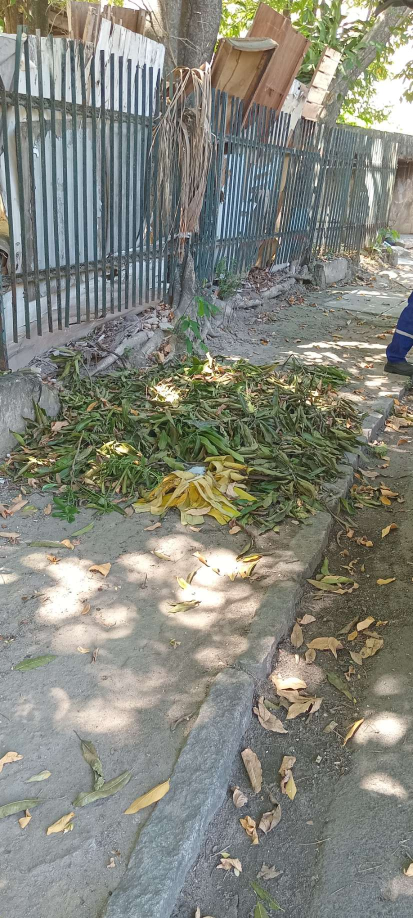
#> input picture Imagens teste/1.jpg, 826 x 1836 px (shown at 1/2 size); its folder holds only this picture in this run
$ python -i screener_common.py   (imports and definitions only)
#> lines starting #> are read from the running program, lines starting #| are printed output that depends on the picture
#!/usr/bin/env python
# -*- coding: utf-8 -*-
"""Shared logic for the Agent-3 false-positive screener benchmark (cam_11).

The screener runs AFTER Agent-2 already confirmed a disposal. It looks at the
before/after frames (+ a hi-res pile-zone crop) of an esp32_002 event and
decides whether a NEW disposal truly occurred, or the person merely
rummaged/disturbed the existing pile (catador) / just passed by.

Decision: is_real_new_disposal == False  ->  KILL (veta o FP).

Used by run_screener.py for both providers (Gemini 2.5 Flash via google-genai,
Claude Haiku 4.5 via AWS Bedrock).
"""
from __future__ import annotations

import io
import json
import os
import re
from pathlib import Path

from PIL import Image

# Pile-zone bbox for esp32_002 (Mangabeira), from Camp 24. [x1, y1, x2, y2].
PILE_BBOX_ESP32_002 = [480, 60, 920, 340]
PILE_UPSCALE = 2

# How many global frames the screener sees: BEFORE + N mids + AFTER.
N_MIDS = int(os.getenv("SCREENER_N_MIDS", "2"))

OUTPUT_SCHEMA_FIELDS = ["is_real_new_disposal", "pile_delta", "actor_behavior",
                        "confidence_0_100", "reason"]

PILE_DELTA_ENUM = ["increased", "unchanged", "decreased", "unclear"]
ACTOR_ENUM = ["deposited_new", "rummaged_or_took", "passed_by", "none_unclear"]

# ---------------------------------------------------------------------------
# Prompts. The system prompt is shared; the Claude variant adds XML structure
# (refined later from Deep Research DR#1). Both demand the SAME JSON contract.
# ---------------------------------------------------------------------------

SCREENER_SYSTEM_PROMPT = """You are a strict verification agent for an illegal-trash-dumping camera in Mangabeira, Recife. An upstream model already flagged this event as a possible NEW illegal disposal. Your ONLY job is to catch its FALSE ALARMS.

The camera is fixed and points at a sidewalk that ALWAYS has a chronic, pre-existing pile of garbage. The upstream model frequently CONFABULATES a disposal: it sees a person near the pile and claims "they deposited waste / the pile grew", when in reality the person only RUMMAGED through, SORTED, or PICKED FROM the existing pile (a "catador"/waste-picker), or merely PASSED BY.

You must decide, by comparing the BEFORE and AFTER frames, whether NEW waste was actually left on the ground:

- is_real_new_disposal = true  ONLY IF new material is clearly present in the AFTER frame that was NOT there in the BEFORE frame AND it REMAINS after the person leaves (the pile genuinely grew).
- is_real_new_disposal = false IF the person rummaged/handled/took from the existing pile with no net new material, OR only passed by, OR nothing relevant changed.

KEY RULES:
1. The pile being large or present is NOT evidence of a new disposal — it is always there. Judge only the CHANGE between before and after.
2. A person crouching, standing, opening bags, or handling the pile is NOT a disposal unless new material remains afterward.
3. Someone carrying a bag AWAY (or the pile shrinking) is a waste-picker, not a disposer -> false.
4. RECALL GUARD: real disposals must NOT be missed. If you genuinely cannot tell whether new material remained (e.g. a small dark bag, occlusion, night glare), DEFAULT to is_real_new_disposal = true. Only mark false when you are reasonably confident no new material was added."""

SCREENER_TASK_INSTRUCTION = """Compare the frames and return your verdict as a JSON object with EXACTLY these keys:
- "is_real_new_disposal": boolean (false => this is a false alarm to suppress)
- "pile_delta": one of ["increased","unchanged","decreased","unclear"] (did the pile change between before and after?)
- "actor_behavior": one of ["deposited_new","rummaged_or_took","passed_by","none_unclear"]
- "confidence_0_100": integer (your confidence in the is_real_new_disposal value)
- "reason": one short sentence citing the concrete visual evidence (e.g. "white bag in after-frame absent in before" or "person crouches then leaves, pile identical")

Output ONLY the JSON object, no markdown, no extra text."""


# ---------------------------------------------------------------------------
# Haiku 4.5 (Bedrock) tuned variant — from Deep Research DR#1 (2026-06-19):
#   - forensic-analyst persona + <rules> with asymmetric recall guard
#   - XML-interleaved <frame> markers (temporal anchoring)
#   - native structured output via output_config json_schema (fallback: prompted)
#   - extended thinking budget 1024, max_tokens 2048, NO temperature/prefill
# ---------------------------------------------------------------------------

HAIKU_SYSTEM_PROMPT = """You are a forensic CCTV verification analyst for a public-sanitation illegal-dumping monitor in Mangabeira, Recife. A static upstream sensor flagged a possible NEW illegal trash disposal. You are the FINAL authority deciding whether a genuine NEW disposal occurred, versus a FALSE POSITIVE caused by internal sorting of the existing pile (a "catador"/waste-picker) or by mere passers-by. The camera is fixed and the sidewalk ALWAYS has a chronic pre-existing pile — its mere presence is NOT evidence.

<rules>
1. Reorganizing, dismantling, opening, or fragmentary collection of the EXISTING pile (picking/recycling WITHOUT a compensating addition of mass) is NOT a new disposal -> is_real_new_disposal=false.
2. Someone carrying material AWAY, or the pile shrinking/unchanged, is a waste-picker -> false.
3. is_real_new_disposal=true ONLY if material clearly NOT present in the BEFORE frame appears and REMAINS in the AFTER frame (the pile genuinely grew).
4. PRESERVE OPERATIONAL RECALL (asymmetric cost): wrongly rejecting a real disposal degrades the safety net. Under any ambiguity — image degradation, occlusion, night glare, or if the likelihood of added accumulation is above ~15% — the positive verdict (true) is mandatory.
5. Base your differential conclusion on the change between the baseline (BEFORE) and the post-departure (AFTER) frame; use the middle frame only to track the person's hands/behavior, and the ROI crop for fine geometry of small bags.
</rules>"""

# JSON schema shared by Gemini (response_schema) and Bedrock (output_config)
OUTPUT_JSON_SCHEMA = {
    "type": "object",
    "properties": {
        "reasoning_delta": {"type": "string",
            "description": "Short differential analysis comparing material accumulation in the AFTER frame vs the BEFORE frame; cite the ROI crop for small-bag detail."},
        "actor_behavior": {"type": "string", "enum": ACTOR_ENUM,
            "description": "Person interaction: deposited_new vs rummaged_or_took vs passed_by vs none_unclear."},
        "pile_delta": {"type": "string", "enum": PILE_DELTA_ENUM,
            "description": "Did the pile change between before and after?"},
        "confidence_0_100": {"type": "integer",
            "description": "Certainty [0-100] that NEW material was added and remained."},
        "is_real_new_disposal": {"type": "boolean",
            "description": "Decision. MUST be true if the likelihood of added accumulation exceeds the ~15% safety margin or under any ambiguity (recall guard)."},
        "reason": {"type": "string", "description": "One short sentence citing the concrete visual evidence."},
    },
    "required": ["reasoning_delta", "actor_behavior", "pile_delta", "confidence_0_100", "is_real_new_disposal", "reason"],
    "additionalProperties": False,
}


SCREENER_INTRO = (
    "An upstream model flagged this esp32_002 (Mangabeira) event as a possible NEW "
    "illegal disposal. Below are chronological frames from the event, each preceded "
    "by a label marking its temporal position. Anchor each image to its timestamp, "
    "compare the BEFORE state to the AFTER state, and decide whether new waste was "
    "actually left behind."
)


# [24 lines left out: functions build_user_text, select_frames, not called in this run]


def make_pile_crop(frame: Path, bbox=PILE_BBOX_ESP32_002, upscale=PILE_UPSCALE) -> bytes:
    """Crop the pile zone and upscale; return JPEG bytes."""
#> called with frame = '../../../../Imagens teste/1.jpg', upscale = 2
    img = Image.open(frame).convert("RGB")
#> img is the input picture: PIL image 826x1836 RGB; mean R, G, B 133, 134.6, 124.9
    x1, y1, x2, y2 = bbox
    # clamp to image bounds
    x2 = min(x2, img.width); y2 = min(y2, img.height)
#> after `x2 = min(x2, img.width)`: x2 = 826
#> after `y2 = min(y2, img.height)`: y2 = 340
    crop = img.crop((x1, y1, x2, y2))
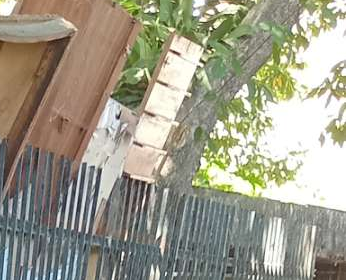
#> crop: PIL image 346x280 RGB; mean R, G, B 158.5, 155.8, 138.7
    if upscale and upscale != 1:
        crop = crop.resize((crop.width * upscale, crop.height * upscale), Image.LANCZOS)
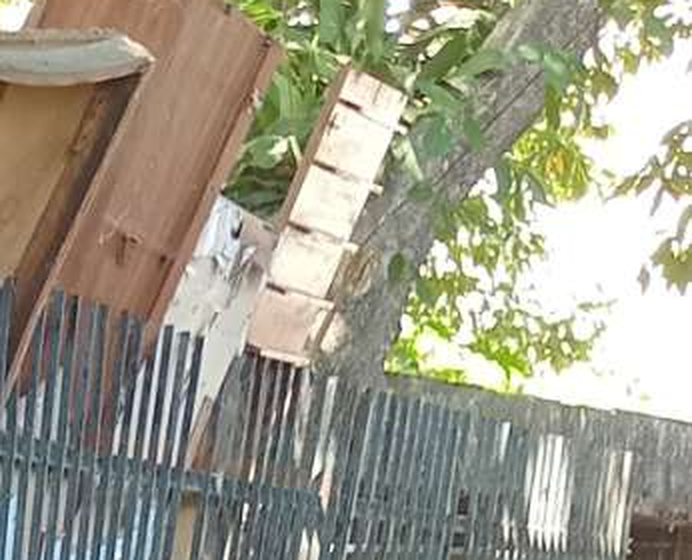
#> crop: PIL image 692x560 RGB; mean R, G, B 158.5, 155.7, 138.6
    buf = io.BytesIO()
    crop.save(buf, format="JPEG", quality=92)
    return buf.getvalue()


# [50 lines left out: functions build_image_payload, extract_json, normalize_verdict, not called in this run]


def decision_keep(verdict: dict) -> bool:
    """True => KEEP (real disposal). False => KILL (suppress false positive)."""
    return bool(verdict.get("is_real_new_disposal", True))

>>> result = make_pile_crop('../../../../Imagens teste/1.jpg')

$ run again, on Imagens teste/2.jpg
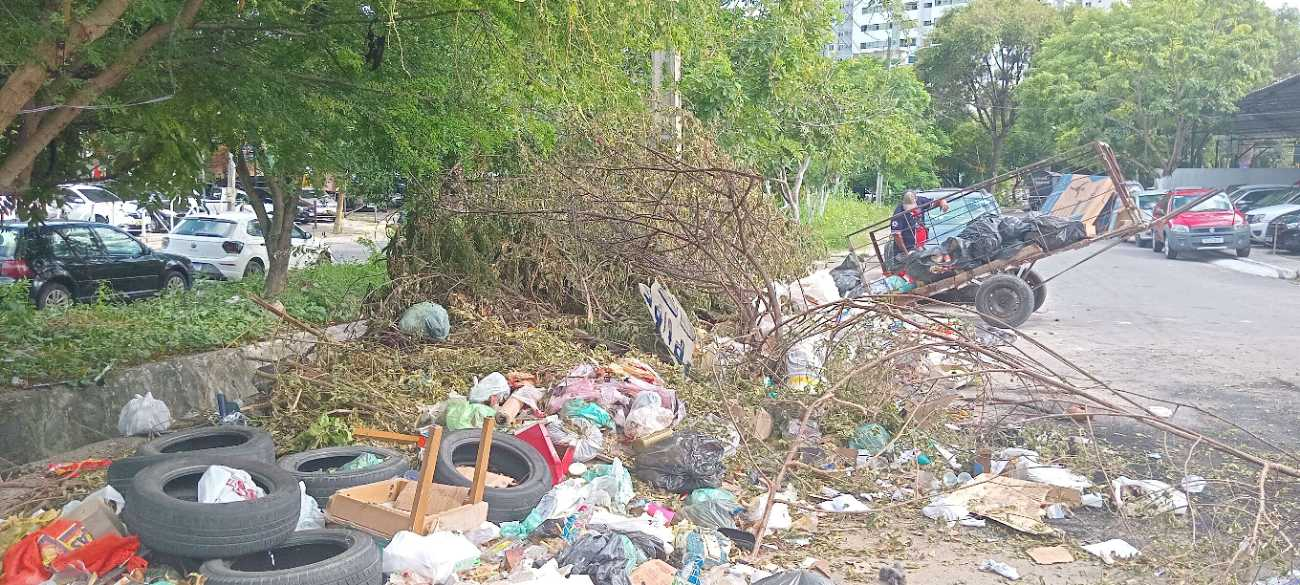
#> input picture Imagens teste/2.jpg, 1300 x 585 px
#> in make_pile_crop, img is the input picture: PIL image 1300x585 RGB; mean R, G, B 147.3, 148.7, 132
#> in make_pile_crop, `crop = img.crop((x1, y1, x2, y2))`:
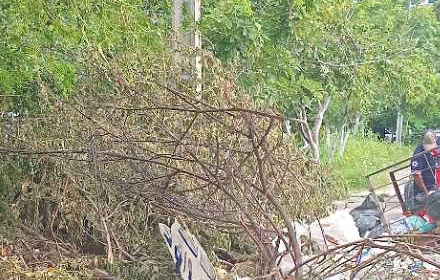
#> crop: PIL image 440x280 RGB; mean R, G, B 147.1, 148.4, 116.8
#> in make_pile_crop, `crop = crop.resize((crop.width * upscale, crop.height * upscale), Imag..`:
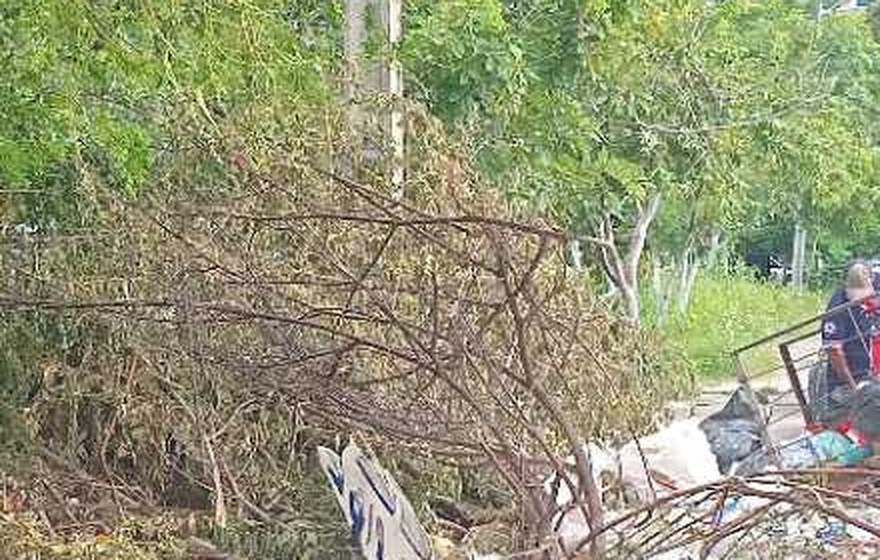
#> crop: PIL image 880x560 RGB; mean R, G, B 147, 148.4, 116.8

$ run again, on Imagens teste/3.jpg
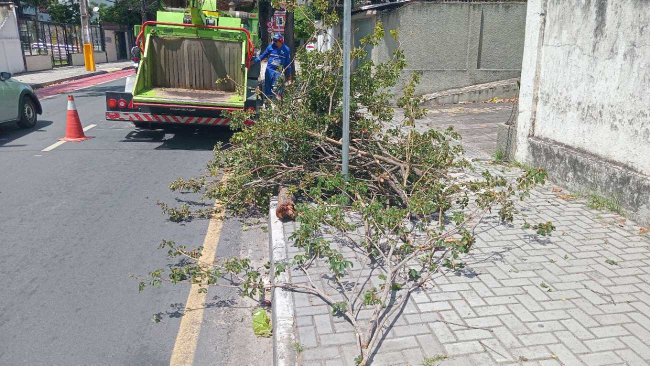
#> input picture Imagens teste/3.jpg, 1300 x 731 px (shown at 1/2 size)
#> in make_pile_crop, img is the input picture: PIL image 1300x731 RGB; mean R, G, B 152.2, 152, 145.9
#> in make_pile_crop, `crop = img.crop((x1, y1, x2, y2))`:
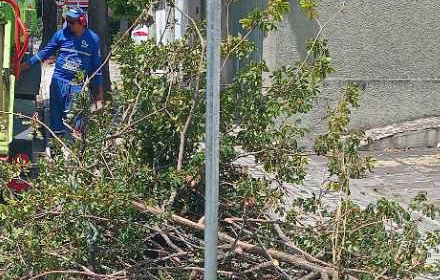
#> crop: PIL image 440x280 RGB; mean R, G, B 117.2, 118.9, 103.4
#> in make_pile_crop, `crop = crop.resize((crop.width * upscale, crop.height * upscale), Imag..`:
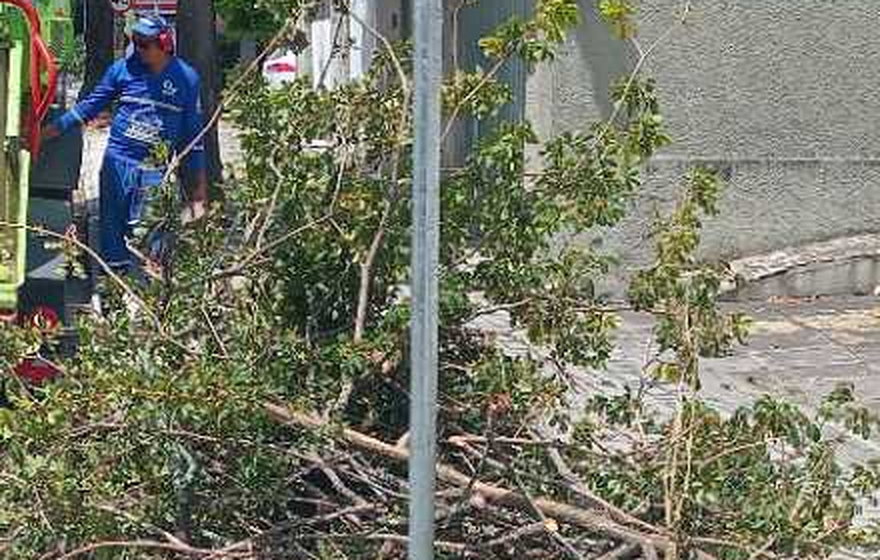
#> crop: PIL image 880x560 RGB; mean R, G, B 117.2, 118.9, 103.5
